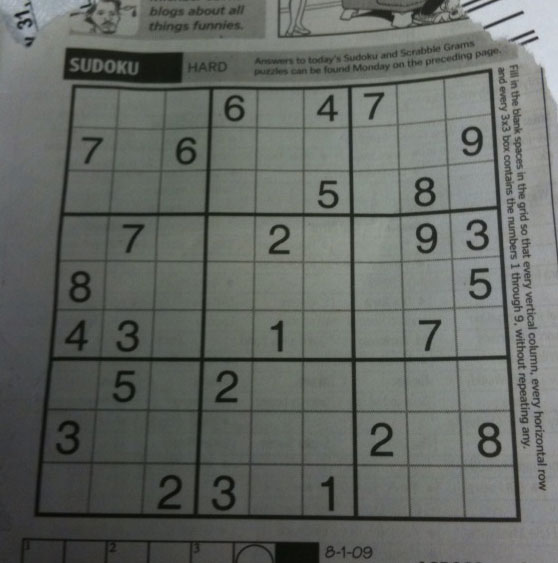
#> input picture OpenCV Basics/data/sudoku.png, 558 x 563 px, found by its file name
$ python mat_plot_lib.py
#> lines starting #> are read from the running program, lines starting #| are printed output that depends on the picture; after the words box and inside, x2 and y2 are one past the last pixel; in counts of white or black regions, pixels touching at a corner belong together
import matplotlib.pyplot as plt
import cv2

img = cv2.imread('data\sudoku.png', 0)
#> img: shape (563, 558); min 7, max 218, mean 101.8
# img = cv2.cvtColor(img, cv2.COLOR_BGR2RGB)
tf, demo0 = cv2.threshold(img, 127, 255, cv2.THRESH_BINARY)
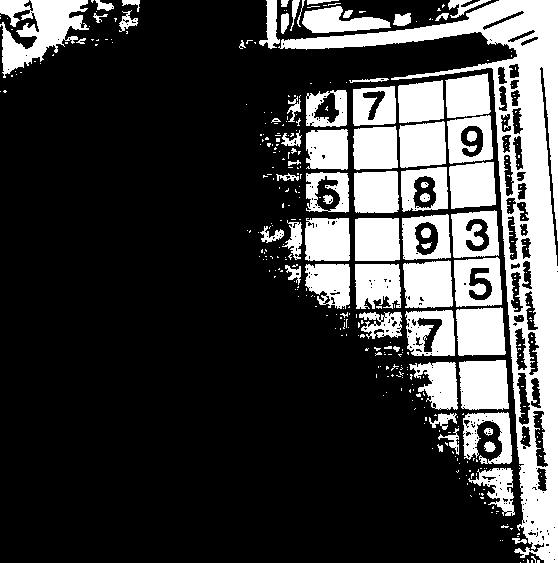
#> demo0: shape (563, 558); 25.3% white; 376 white regions (307 under 20 px), largest, box (x1, y1, x2, y2) and area: (278, 0, 558, 563) 25952, (0, 0, 89, 78) 3634, (459, 360, 509, 410) 2273
demo1 = cv2.adaptiveThreshold(img, 255, cv2.ADAPTIVE_THRESH_MEAN_C, cv2.THRESH_BINARY, 11, 2)
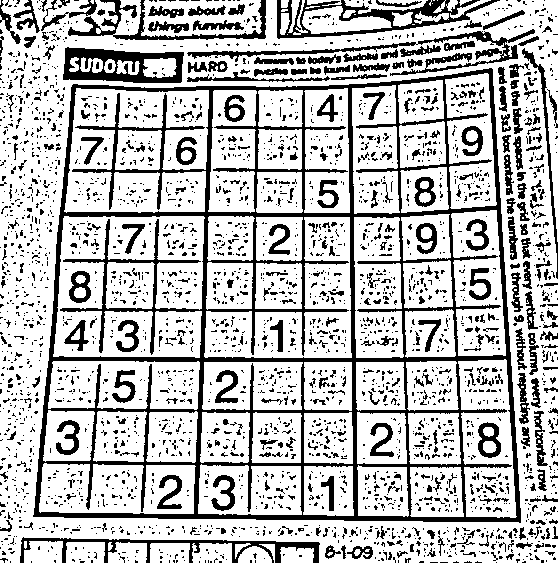
#> demo1: shape (563, 558); 74.4% white; 2935 black regions (2574 under 20 px), largest, box (x1, y1, x2, y2) and area: (33, 68, 521, 523) 30399, (277, 0, 500, 39) 2538, (63, 47, 184, 83) 2362
demo2 = cv2.adaptiveThreshold(img, 255, cv2.ADAPTIVE_THRESH_GAUSSIAN_C, cv2.THRESH_BINARY, 11, 2)
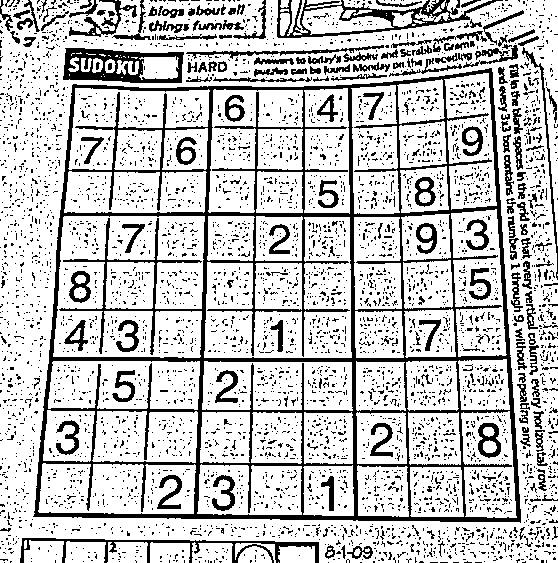
#> demo2: shape (563, 558); 77.6% white; 4658 black regions (4444 under 20 px), largest, box (x1, y1, x2, y2) and area: (33, 68, 521, 523) 26610, (277, 0, 503, 38) 2178, (63, 48, 184, 83) 2143
names = ['No th', 'Normal th', 'Adaptive th 1', 'Adaptive th 2']
pics = [img, demo0, demo1, demo2]
for i in range(4):
    plt.subplot(2, 2, i + 1)
    plt.imshow(pics[i], 'gray')
    plt.title(names[i])
    plt.xticks([]), plt.yticks([])

plt.show()
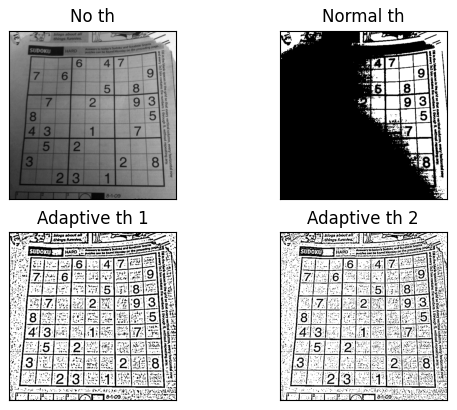
#> figure drawn by matplotlib, 4 panels

$ run again, with OpenCV Basics/data/aloeGT.png copied over OpenCV Basics/data/sudoku.png
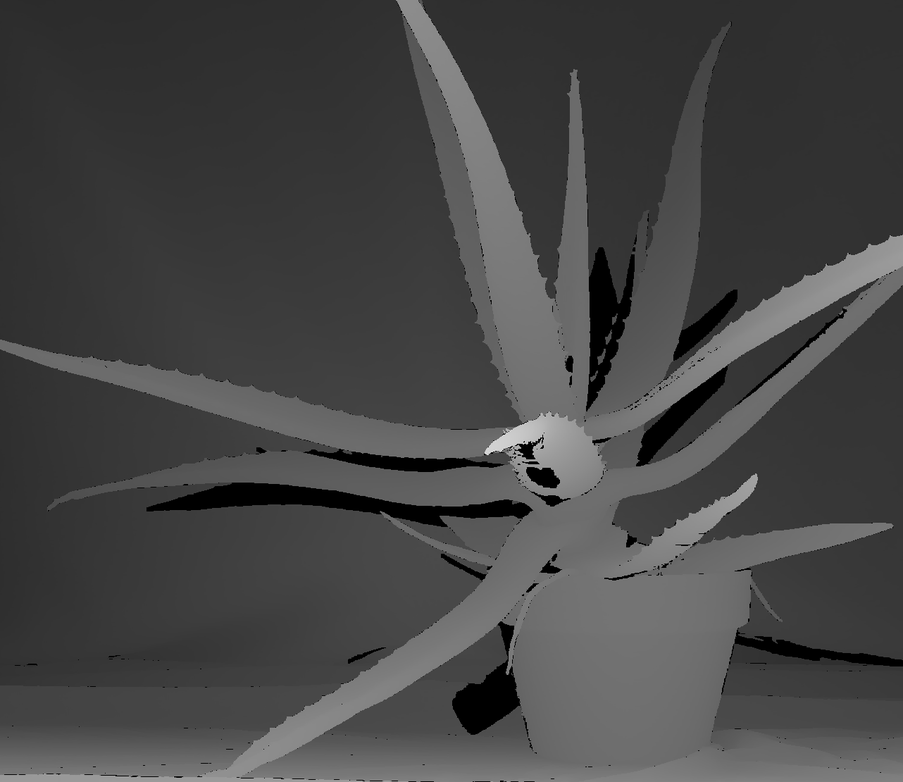
#> input picture OpenCV Basics/data/aloeGT.png, 903 x 782 px, shrunk from 1282 x 1110 before the run, found by its file name
#> img is the input picture: shape (782, 903); min 0, max 233, mean 69.8
#> `tf, demo0 = cv2.threshold(img, 127, 255, cv2.THRESH_BINARY)`:
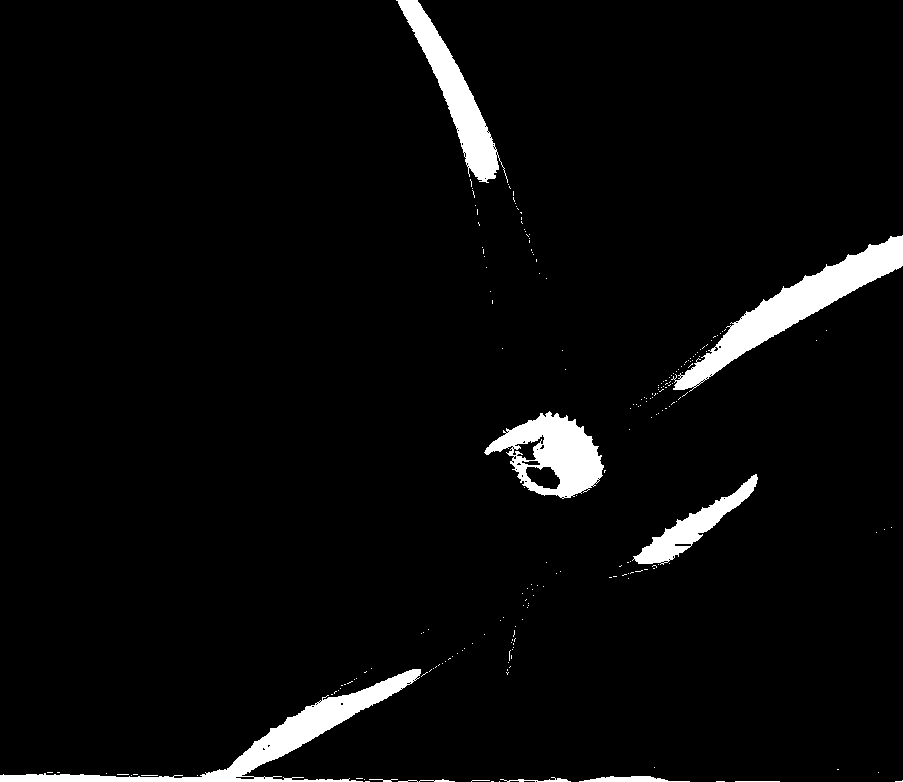
#> demo0: shape (782, 903); 4.1% white; 217 white regions (206 under 20 px), largest, box (x1, y1, x2, y2) and area: (671, 235, 903, 392) 7750, (0, 669, 421, 782) 6745, (484, 411, 604, 499) 5333
#> demo1: shape (782, 903); 91.8% white; 369 black regions (297 under 20 px), largest, box (x1, y1, x2, y2) and area: (612, 285, 903, 752) 9608, (418, 0, 635, 412) 6944, (0, 0, 595, 436) 6755
#> demo2: shape (782, 903); 94.3% white; 422 black regions (336 under 20 px), largest, box (x1, y1, x2, y2) and area: (418, 0, 635, 412) 5244, (626, 470, 903, 732) 4542, (0, 0, 594, 438) 4271
#> `plt.show()`:
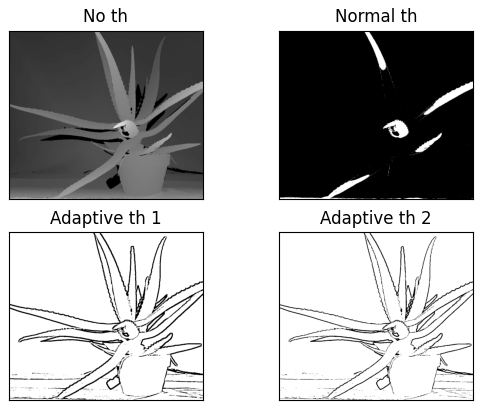
#> figure drawn by matplotlib, 4 panels

$ run again, with OpenCV Basics/data/basketball1.png copied over OpenCV Basics/data/sudoku.png
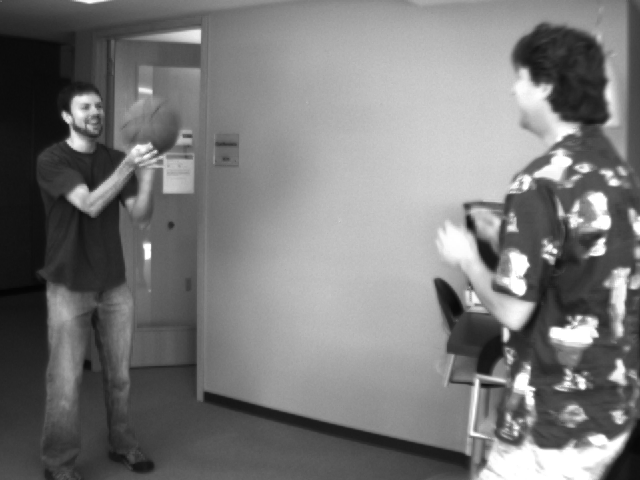
#> input picture OpenCV Basics/data/basketball1.png, 640 x 480 px, found by its file name
#> img is the input picture: shape (480, 640); min 4, max 255, mean 120.3
#> `tf, demo0 = cv2.threshold(img, 127, 255, cv2.THRESH_BINARY)`:
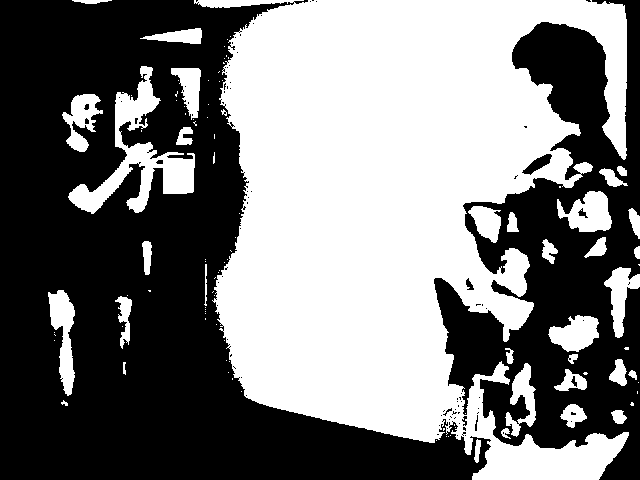
#> demo0: shape (480, 640); 47.6% white; 104 white regions (69 under 20 px), largest, box (x1, y1, x2, y2) and area: (194, 0, 629, 480) 127311, (68, 66, 195, 214) 5217, (48, 290, 75, 396) 1502
#> demo1: shape (480, 640); 72.3% white; 6512 black regions (6379 under 20 px), largest, box (x1, y1, x2, y2) and area: (127, 0, 640, 480) 36373, (0, 0, 308, 446) 16011, (90, 306, 135, 451) 909
#> demo2: shape (480, 640); 77.3% white; 8239 black regions (8098 under 20 px), largest, box (x1, y1, x2, y2) and area: (430, 22, 640, 450) 21243, (31, 17, 209, 290) 8680, (127, 219, 495, 480) 4702
#> `plt.show()`:
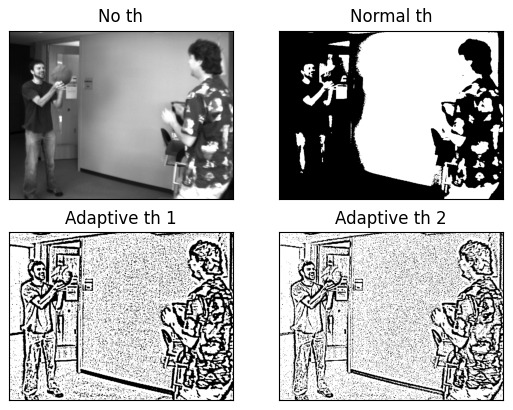
#> figure drawn by matplotlib, 4 panels
